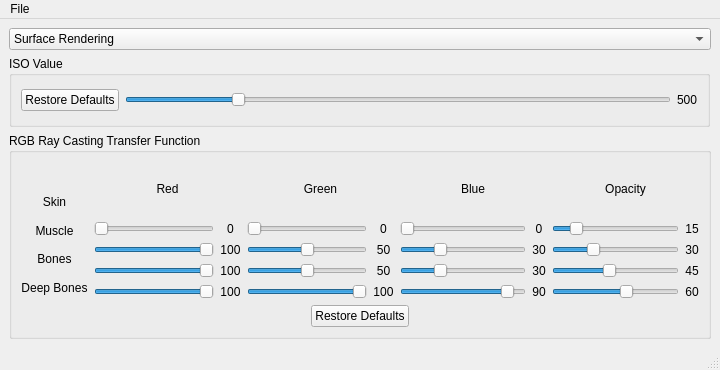
<?xml version="1.0" encoding="UTF-8"?>
<ui version="4.0">
 <class>MainWindow</class>
 <widget class="QMainWindow" name="MainWindow">
  <property name="geometry">
   <rect>
    <x>0</x>
    <y>0</y>
    <width>720</width>
    <height>370</height>
   </rect>
  </property>
  <property name="minimumSize">
   <size>
    <width>720</width>
    <height>370</height>
   </size>
  </property>
  <property name="maximumSize">
   <size>
    <width>720</width>
    <height>375</height>
   </size>
  </property>
  <property name="windowTitle">
   <string>vtkRendering</string>
  </property>
  <widget class="QWidget" name="centralwidget">
   <layout class="QVBoxLayout" name="verticalLayout_12">
    <item>
     <widget class="QComboBox" name="rendering_technique">
      <item>
       <property name="text">
        <string>Surface Rendering</string>
       </property>
      </item>
      <item>
       <property name="text">
        <string>Ray Casting Rendering</string>
       </property>
      </item>
     </widget>
    </item>
    <item>
     <widget class="QGroupBox" name="groupBox">
      <property name="minimumSize">
       <size>
        <width>0</width>
        <height>0</height>
       </size>
      </property>
      <property name="maximumSize">
       <size>
        <width>701</width>
        <height>71</height>
       </size>
      </property>
      <property name="title">
       <string>ISO Value</string>
      </property>
      <layout class="QHBoxLayout" name="horizontalLayout">
       <item>
        <widget class="QPushButton" name="iso_defaults">
         <property name="text">
          <string>Restore Defaults</string>
         </property>
        </widget>
       </item>
       <item>
        <widget class="QSlider" name="iso_value">
         <property name="maximum">
          <number>2500</number>
         </property>
         <property name="value">
          <number>500</number>
         </property>
         <property name="orientation">
          <enum>Qt::Horizontal</enum>
         </property>
        </widget>
       </item>
       <item>
        <widget class="QLabel" name="iso_label">
         <property name="text">
          <string>500</string>
         </property>
        </widget>
       </item>
      </layout>
     </widget>
    </item>
    <item>
     <widget class="QGroupBox" name="groupBox_2">
      <property name="minimumSize">
       <size>
        <width>0</width>
        <height>0</height>
       </size>
      </property>
      <property name="maximumSize">
       <size>
        <width>16777215</width>
        <height>16777215</height>
       </size>
      </property>
      <property name="title">
       <string>RGB Ray Casting Transfer Function</string>
      </property>
      <layout class="QVBoxLayout" name="verticalLayout_11">
       <item>
        <layout class="QGridLayout" name="gridLayout_11">
         <item row="0" column="0">
          <widget class="QLabel" name="label_24">
           <property name="text">
            <string/>
           </property>
          </widget>
         </item>
         <item row="0" column="1" rowspan="5">
          <layout class="QHBoxLayout" name="horizontalLayout_2">
           <item>
            <layout class="QVBoxLayout" name="verticalLayout_3">
             <item>
              <widget class="QLabel" name="label_2">
               <property name="text">
                <string>Red</string>
               </property>
               <property name="alignment">
                <set>Qt::AlignCenter</set>
               </property>
              </widget>
             </item>
             <item>
              <layout class="QGridLayout" name="gridLayout_3">
               <item row="0" column="0">
                <widget class="QSlider" name="skin_red">
                 <property name="maximum">
                  <number>100</number>
                 </property>
                 <property name="value">
                  <number>0</number>
                 </property>
                 <property name="orientation">
                  <enum>Qt::Horizontal</enum>
                 </property>
                </widget>
               </item>
               <item row="0" column="1">
                <widget class="QLabel" name="skin_red_label">
                 <property name="text">
                  <string>0</string>
                 </property>
                 <property name="alignment">
                  <set>Qt::AlignCenter</set>
                 </property>
                </widget>
               </item>
               <item row="1" column="0">
                <widget class="QSlider" name="muscle_red">
                 <property name="maximum">
                  <number>100</number>
                 </property>
                 <property name="value">
                  <number>100</number>
                 </property>
                 <property name="orientation">
                  <enum>Qt::Horizontal</enum>
                 </property>
                </widget>
               </item>
               <item row="1" column="1">
                <widget class="QLabel" name="muscle_red_label">
                 <property name="text">
                  <string>100</string>
                 </property>
                 <property name="alignment">
                  <set>Qt::AlignCenter</set>
                 </property>
                </widget>
               </item>
               <item row="2" column="0">
                <widget class="QSlider" name="bones_red">
                 <property name="maximum">
                  <number>100</number>
                 </property>
                 <property name="value">
                  <number>100</number>
                 </property>
                 <property name="orientation">
                  <enum>Qt::Horizontal</enum>
                 </property>
                </widget>
               </item>
               <item row="2" column="1">
                <widget class="QLabel" name="bones_red_label">
                 <property name="text">
                  <string>100</string>
                 </property>
                 <property name="alignment">
                  <set>Qt::AlignCenter</set>
                 </property>
                </widget>
               </item>
               <item row="3" column="0">
                <widget class="QSlider" name="deep_bones_red">
                 <property name="maximum">
                  <number>100</number>
                 </property>
                 <property name="value">
                  <number>100</number>
                 </property>
                 <property name="orientation">
                  <enum>Qt::Horizontal</enum>
                 </property>
                </widget>
               </item>
               <item row="3" column="1">
                <widget class="QLabel" name="deep_bones_red_label">
                 <property name="text">
                  <string>100</string>
                 </property>
                 <property name="alignment">
                  <set>Qt::AlignCenter</set>
                 </property>
                </widget>
               </item>
              </layout>
             </item>
            </layout>
           </item>
           <item>
            <layout class="QVBoxLayout" name="verticalLayout_2">
             <item>
              <widget class="QLabel" name="label_3">
               <property name="text">
                <string>Green</string>
               </property>
               <property name="alignment">
                <set>Qt::AlignCenter</set>
               </property>
              </widget>
             </item>
             <item>
              <layout class="QGridLayout" name="gridLayout_2">
               <item row="0" column="0">
                <widget class="QSlider" name="skin_green">
                 <property name="maximum">
                  <number>100</number>
                 </property>
                 <property name="value">
                  <number>0</number>
                 </property>
                 <property name="orientation">
                  <enum>Qt::Horizontal</enum>
                 </property>
                </widget>
               </item>
               <item row="0" column="1">
                <widget class="QLabel" name="skin_green_label">
                 <property name="text">
                  <string>0</string>
                 </property>
                 <property name="alignment">
                  <set>Qt::AlignCenter</set>
                 </property>
                </widget>
               </item>
               <item row="1" column="0">
                <widget class="QSlider" name="muscle_green">
                 <property name="maximum">
                  <number>100</number>
                 </property>
                 <property name="value">
                  <number>50</number>
                 </property>
                 <property name="orientation">
                  <enum>Qt::Horizontal</enum>
                 </property>
                </widget>
               </item>
               <item row="1" column="1">
                <widget class="QLabel" name="muscle_green_label">
                 <property name="text">
                  <string>50</string>
                 </property>
                 <property name="alignment">
                  <set>Qt::AlignCenter</set>
                 </property>
                </widget>
               </item>
               <item row="2" column="0">
                <widget class="QSlider" name="bones_green">
                 <property name="maximum">
                  <number>100</number>
                 </property>
                 <property name="value">
                  <number>50</number>
                 </property>
                 <property name="orientation">
                  <enum>Qt::Horizontal</enum>
                 </property>
                </widget>
               </item>
               <item row="2" column="1">
                <widget class="QLabel" name="bones_green_label">
                 <property name="text">
                  <string>50</string>
                 </property>
                 <property name="alignment">
                  <set>Qt::AlignCenter</set>
                 </property>
                </widget>
               </item>
               <item row="3" column="0">
                <widget class="QSlider" name="deep_bones_green">
                 <property name="maximum">
                  <number>100</number>
                 </property>
                 <property name="value">
                  <number>100</number>
                 </property>
                 <property name="orientation">
                  <enum>Qt::Horizontal</enum>
                 </property>
                </widget>
               </item>
               <item row="3" column="1">
                <widget class="QLabel" name="deep_bones_green_label">
                 <property name="text">
                  <string>100</string>
                 </property>
                 <property name="alignment">
                  <set>Qt::AlignCenter</set>
                 </property>
                </widget>
               </item>
              </layout>
             </item>
            </layout>
           </item>
           <item>
            <layout class="QVBoxLayout" name="verticalLayout">
             <item>
              <widget class="QLabel" name="label_4">
               <property name="text">
                <string>Blue</string>
               </property>
               <property name="alignment">
                <set>Qt::AlignCenter</set>
               </property>
              </widget>
             </item>
             <item>
              <layout class="QGridLayout" name="gridLayout">
               <item row="0" column="0">
                <widget class="QSlider" name="skin_blue">
                 <property name="maximum">
                  <number>100</number>
                 </property>
                 <property name="value">
                  <number>0</number>
                 </property>
                 <property name="orientation">
                  <enum>Qt::Horizontal</enum>
                 </property>
                </widget>
               </item>
               <item row="0" column="1">
                <widget class="QLabel" name="skin_blue_label">
                 <property name="text">
                  <string>0</string>
                 </property>
                 <property name="alignment">
                  <set>Qt::AlignCenter</set>
                 </property>
                </widget>
               </item>
               <item row="1" column="0">
                <widget class="QSlider" name="muscle_blue">
                 <property name="maximum">
                  <number>100</number>
                 </property>
                 <property name="value">
                  <number>30</number>
                 </property>
                 <property name="orientation">
                  <enum>Qt::Horizontal</enum>
                 </property>
                </widget>
               </item>
               <item row="1" column="1">
                <widget class="QLabel" name="muscle_blue_label">
                 <property name="text">
                  <string>30</string>
                 </property>
                 <property name="alignment">
                  <set>Qt::AlignCenter</set>
                 </property>
                </widget>
               </item>
               <item row="2" column="0">
                <widget class="QSlider" name="bones_blue">
                 <property name="maximum">
                  <number>100</number>
                 </property>
                 <property name="value">
                  <number>30</number>
                 </property>
                 <property name="orientation">
                  <enum>Qt::Horizontal</enum>
                 </property>
                </widget>
               </item>
               <item row="2" column="1">
                <widget class="QLabel" name="bones_blue_label">
                 <property name="text">
                  <string>30</string>
                 </property>
                 <property name="alignment">
                  <set>Qt::AlignCenter</set>
                 </property>
                </widget>
               </item>
               <item row="3" column="0">
                <widget class="QSlider" name="deep_bones_blue">
                 <property name="maximum">
                  <number>100</number>
                 </property>
                 <property name="value">
                  <number>90</number>
                 </property>
                 <property name="orientation">
                  <enum>Qt::Horizontal</enum>
                 </property>
                </widget>
               </item>
               <item row="3" column="1">
                <widget class="QLabel" name="deep_bones_blue_label">
                 <property name="text">
                  <string>90</string>
                 </property>
                 <property name="alignment">
                  <set>Qt::AlignCenter</set>
                 </property>
                </widget>
               </item>
              </layout>
             </item>
            </layout>
           </item>
           <item>
            <layout class="QVBoxLayout" name="verticalLayout_10">
             <item>
              <widget class="QLabel" name="label_31">
               <property name="text">
                <string>Opacity</string>
               </property>
               <property name="alignment">
                <set>Qt::AlignCenter</set>
               </property>
              </widget>
             </item>
             <item>
              <layout class="QGridLayout" name="gridLayout_10">
               <item row="0" column="0">
                <widget class="QSlider" name="skin_opacity">
                 <property name="maximum">
                  <number>100</number>
                 </property>
                 <property name="value">
                  <number>15</number>
                 </property>
                 <property name="orientation">
                  <enum>Qt::Horizontal</enum>
                 </property>
                </widget>
               </item>
               <item row="0" column="1">
                <widget class="QLabel" name="skin_opacity_label">
                 <property name="text">
                  <string>15</string>
                 </property>
                 <property name="alignment">
                  <set>Qt::AlignCenter</set>
                 </property>
                </widget>
               </item>
               <item row="1" column="0">
                <widget class="QSlider" name="muscle_opacity">
                 <property name="maximum">
                  <number>100</number>
                 </property>
                 <property name="value">
                  <number>30</number>
                 </property>
                 <property name="orientation">
                  <enum>Qt::Horizontal</enum>
                 </property>
                </widget>
               </item>
               <item row="1" column="1">
                <widget class="QLabel" name="muscle_opacity_label">
                 <property name="text">
                  <string>30</string>
                 </property>
                 <property name="alignment">
                  <set>Qt::AlignCenter</set>
                 </property>
                </widget>
               </item>
               <item row="2" column="0">
                <widget class="QSlider" name="bone_opacity">
                 <property name="maximum">
                  <number>100</number>
                 </property>
                 <property name="value">
                  <number>45</number>
                 </property>
                 <property name="orientation">
                  <enum>Qt::Horizontal</enum>
                 </property>
                </widget>
               </item>
               <item row="2" column="1">
                <widget class="QLabel" name="bones_opacity_label">
                 <property name="text">
                  <string>45</string>
                 </property>
                 <property name="alignment">
                  <set>Qt::AlignCenter</set>
                 </property>
                </widget>
               </item>
               <item row="3" column="0">
                <widget class="QSlider" name="deep_bone_opacity">
                 <property name="maximum">
                  <number>100</number>
                 </property>
                 <property name="value">
                  <number>60</number>
                 </property>
                 <property name="orientation">
                  <enum>Qt::Horizontal</enum>
                 </property>
                </widget>
               </item>
               <item row="3" column="1">
                <widget class="QLabel" name="deep_bones_opacity_label">
                 <property name="text">
                  <string>60</string>
                 </property>
                 <property name="alignment">
                  <set>Qt::AlignCenter</set>
                 </property>
                </widget>
               </item>
              </layout>
             </item>
            </layout>
           </item>
          </layout>
         </item>
         <item row="1" column="0">
          <widget class="QLabel" name="label_27">
           <property name="text">
            <string>Skin</string>
           </property>
           <property name="alignment">
            <set>Qt::AlignCenter</set>
           </property>
          </widget>
         </item>
         <item row="2" column="0">
          <widget class="QLabel" name="label_28">
           <property name="text">
            <string>Muscle</string>
           </property>
           <property name="alignment">
            <set>Qt::AlignCenter</set>
           </property>
          </widget>
         </item>
         <item row="3" column="0">
          <widget class="QLabel" name="label_29">
           <property name="text">
            <string>Bones</string>
           </property>
           <property name="alignment">
            <set>Qt::AlignCenter</set>
           </property>
          </widget>
         </item>
         <item row="4" column="0">
          <widget class="QLabel" name="label">
           <property name="text">
            <string>Deep Bones</string>
           </property>
           <property name="alignment">
            <set>Qt::AlignCenter</set>
           </property>
          </widget>
         </item>
        </layout>
       </item>
       <item>
        <layout class="QHBoxLayout" name="horizontalLayout_3">
         <item>
          <spacer name="horizontalSpacer">
           <property name="orientation">
            <enum>Qt::Horizontal</enum>
           </property>
           <property name="sizeHint" stdset="0">
            <size>
             <width>40</width>
             <height>20</height>
            </size>
           </property>
          </spacer>
         </item>
         <item>
          <widget class="QPushButton" name="transfer_function_defaults">
           <property name="text">
            <string>Restore Defaults</string>
           </property>
          </widget>
         </item>
         <item>
          <spacer name="horizontalSpacer_2">
           <property name="orientation">
            <enum>Qt::Horizontal</enum>
           </property>
           <property name="sizeHint" stdset="0">
            <size>
             <width>40</width>
             <height>20</height>
            </size>
           </property>
          </spacer>
         </item>
        </layout>
       </item>
      </layout>
     </widget>
    </item>
   </layout>
  </widget>
  <widget class="QMenuBar" name="menubar">
   <property name="geometry">
    <rect>
     <x>0</x>
     <y>0</y>
     <width>720</width>
     <height>26</height>
    </rect>
   </property>
   <widget class="QMenu" name="menuFile">
    <property name="title">
     <string>File</string>
    </property>
    <addaction name="actionNew"/>
    <addaction name="actionOpen"/>
    <addaction name="actionExit"/>
   </widget>
   <addaction name="menuFile"/>
  </widget>
  <widget class="QStatusBar" name="statusbar"/>
  <action name="actionNew">
   <property name="text">
    <string>New</string>
   </property>
   <property name="shortcut">
    <string>Ctrl+N</string>
   </property>
  </action>
  <action name="actionOpen">
   <property name="text">
    <string>Open</string>
   </property>
   <property name="shortcut">
    <string>Ctrl+O</string>
   </property>
  </action>
  <action name="actionExit">
   <property name="text">
    <string>Exit</string>
   </property>
   <property name="shortcut">
    <string>Ctrl+Q</string>
   </property>
  </action>
 </widget>
 <resources/>
 <connections>
  <connection>
   <sender>iso_value</sender>
   <signal>valueChanged(int)</signal>
   <receiver>iso_label</receiver>
   <slot>setNum(int)</slot>
   <hints>
    <hint type="sourcelabel">
     <x>376</x>
     <y>113</y>
    </hint>
    <hint type="destinationlabel">
     <x>699</x>
     <y>116</y>
    </hint>
   </hints>
  </connection>
  <connection>
   <sender>skin_red</sender>
   <signal>valueChanged(int)</signal>
   <receiver>skin_red_label</receiver>
   <slot>setNum(int)</slot>
   <hints>
    <hint type="sourcelabel">
     <x>134</x>
     <y>193</y>
    </hint>
    <hint type="destinationlabel">
     <x>230</x>
     <y>192</y>
    </hint>
   </hints>
  </connection>
  <connection>
   <sender>skin_green</sender>
   <signal>valueChanged(int)</signal>
   <receiver>skin_green_label</receiver>
   <slot>setNum(int)</slot>
   <hints>
    <hint type="sourcelabel">
     <x>348</x>
     <y>189</y>
    </hint>
    <hint type="destinationlabel">
     <x>375</x>
     <y>191</y>
    </hint>
   </hints>
  </connection>
  <connection>
   <sender>skin_blue</sender>
   <signal>valueChanged(int)</signal>
   <receiver>skin_blue_label</receiver>
   <slot>setNum(int)</slot>
   <hints>
    <hint type="sourcelabel">
     <x>472</x>
     <y>193</y>
    </hint>
    <hint type="destinationlabel">
     <x>530</x>
     <y>189</y>
    </hint>
   </hints>
  </connection>
  <connection>
   <sender>skin_opacity</sender>
   <signal>valueChanged(int)</signal>
   <receiver>skin_opacity_label</receiver>
   <slot>setNum(int)</slot>
   <hints>
    <hint type="sourcelabel">
     <x>598</x>
     <y>195</y>
    </hint>
    <hint type="destinationlabel">
     <x>672</x>
     <y>195</y>
    </hint>
   </hints>
  </connection>
  <connection>
   <sender>muscle_red</sender>
   <signal>valueChanged(int)</signal>
   <receiver>muscle_red_label</receiver>
   <slot>setNum(int)</slot>
   <hints>
    <hint type="sourcelabel">
     <x>122</x>
     <y>228</y>
    </hint>
    <hint type="destinationlabel">
     <x>225</x>
     <y>219</y>
    </hint>
   </hints>
  </connection>
  <connection>
   <sender>muscle_green</sender>
   <signal>valueChanged(int)</signal>
   <receiver>muscle_green_label</receiver>
   <slot>setNum(int)</slot>
   <hints>
    <hint type="sourcelabel">
     <x>345</x>
     <y>221</y>
    </hint>
    <hint type="destinationlabel">
     <x>389</x>
     <y>220</y>
    </hint>
   </hints>
  </connection>
  <connection>
   <sender>muscle_blue</sender>
   <signal>valueChanged(int)</signal>
   <receiver>muscle_blue_label</receiver>
   <slot>setNum(int)</slot>
   <hints>
    <hint type="sourcelabel">
     <x>480</x>
     <y>223</y>
    </hint>
    <hint type="destinationlabel">
     <x>525</x>
     <y>216</y>
    </hint>
   </hints>
  </connection>
  <connection>
   <sender>muscle_opacity</sender>
   <signal>valueChanged(int)</signal>
   <receiver>muscle_opacity_label</receiver>
   <slot>setNum(int)</slot>
   <hints>
    <hint type="sourcelabel">
     <x>612</x>
     <y>226</y>
    </hint>
    <hint type="destinationlabel">
     <x>676</x>
     <y>222</y>
    </hint>
   </hints>
  </connection>
  <connection>
   <sender>bones_red</sender>
   <signal>valueChanged(int)</signal>
   <receiver>bones_red_label</receiver>
   <slot>setNum(int)</slot>
   <hints>
    <hint type="sourcelabel">
     <x>139</x>
     <y>246</y>
    </hint>
    <hint type="destinationlabel">
     <x>216</x>
     <y>245</y>
    </hint>
   </hints>
  </connection>
  <connection>
   <sender>bones_green</sender>
   <signal>valueChanged(int)</signal>
   <receiver>bones_green_label</receiver>
   <slot>setNum(int)</slot>
   <hints>
    <hint type="sourcelabel">
     <x>324</x>
     <y>243</y>
    </hint>
    <hint type="destinationlabel">
     <x>372</x>
     <y>241</y>
    </hint>
   </hints>
  </connection>
  <connection>
   <sender>bones_blue</sender>
   <signal>valueChanged(int)</signal>
   <receiver>bones_blue_label</receiver>
   <slot>setNum(int)</slot>
   <hints>
    <hint type="sourcelabel">
     <x>499</x>
     <y>250</y>
    </hint>
    <hint type="destinationlabel">
     <x>532</x>
     <y>250</y>
    </hint>
   </hints>
  </connection>
  <connection>
   <sender>bone_opacity</sender>
   <signal>valueChanged(int)</signal>
   <receiver>bones_opacity_label</receiver>
   <slot>setNum(int)</slot>
   <hints>
    <hint type="sourcelabel">
     <x>621</x>
     <y>251</y>
    </hint>
    <hint type="destinationlabel">
     <x>679</x>
     <y>247</y>
    </hint>
   </hints>
  </connection>
  <connection>
   <sender>deep_bones_red</sender>
   <signal>valueChanged(int)</signal>
   <receiver>deep_bones_red_label</receiver>
   <slot>setNum(int)</slot>
   <hints>
    <hint type="sourcelabel">
     <x>188</x>
     <y>267</y>
    </hint>
    <hint type="destinationlabel">
     <x>214</x>
     <y>269</y>
    </hint>
   </hints>
  </connection>
  <connection>
   <sender>deep_bones_green</sender>
   <signal>valueChanged(int)</signal>
   <receiver>deep_bones_green_label</receiver>
   <slot>setNum(int)</slot>
   <hints>
    <hint type="sourcelabel">
     <x>344</x>
     <y>272</y>
    </hint>
    <hint type="destinationlabel">
     <x>376</x>
     <y>272</y>
    </hint>
   </hints>
  </connection>
  <connection>
   <sender>deep_bones_blue</sender>
   <signal>valueChanged(int)</signal>
   <receiver>deep_bones_blue_label</receiver>
   <slot>setNum(int)</slot>
   <hints>
    <hint type="sourcelabel">
     <x>474</x>
     <y>270</y>
    </hint>
    <hint type="destinationlabel">
     <x>524</x>
     <y>270</y>
    </hint>
   </hints>
  </connection>
  <connection>
   <sender>deep_bone_opacity</sender>
   <signal>valueChanged(int)</signal>
   <receiver>deep_bones_opacity_label</receiver>
   <slot>setNum(int)</slot>
   <hints>
    <hint type="sourcelabel">
     <x>598</x>
     <y>277</y>
    </hint>
    <hint type="destinationlabel">
     <x>677</x>
     <y>267</y>
    </hint>
   </hints>
  </connection>
 </connections>
</ui>
